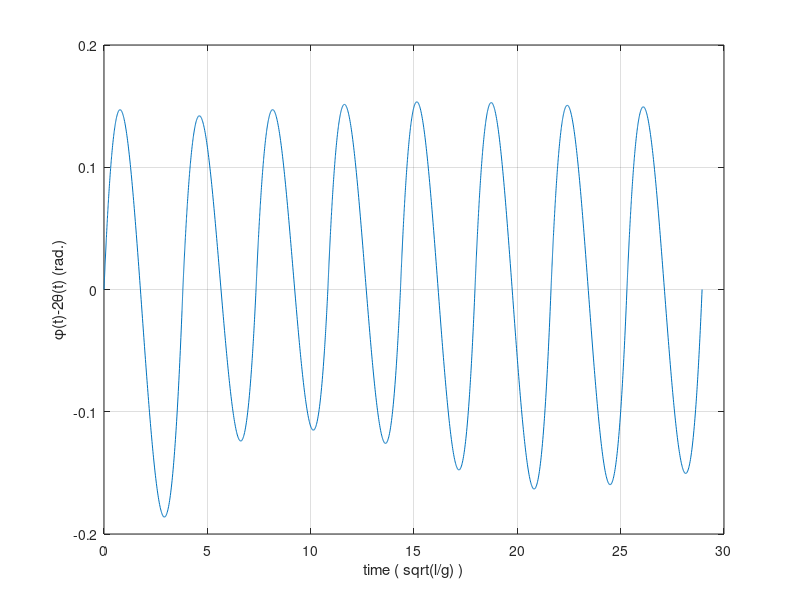
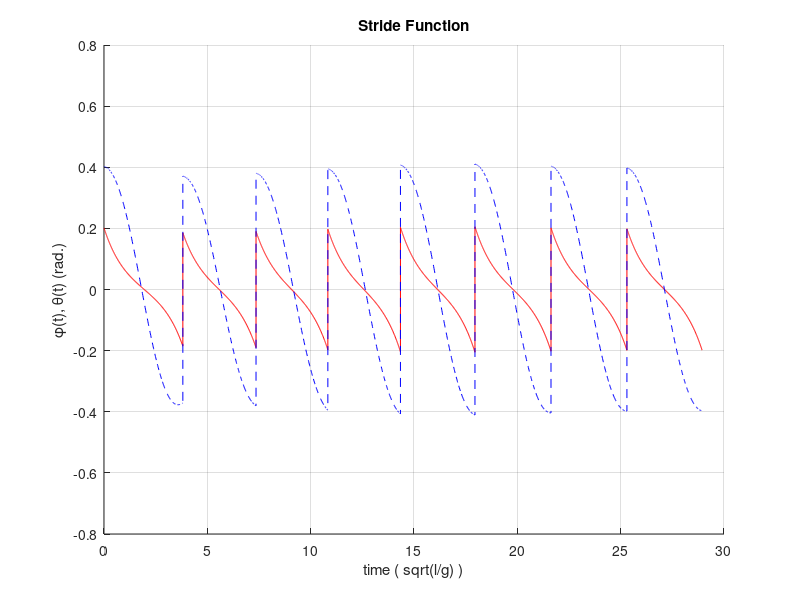
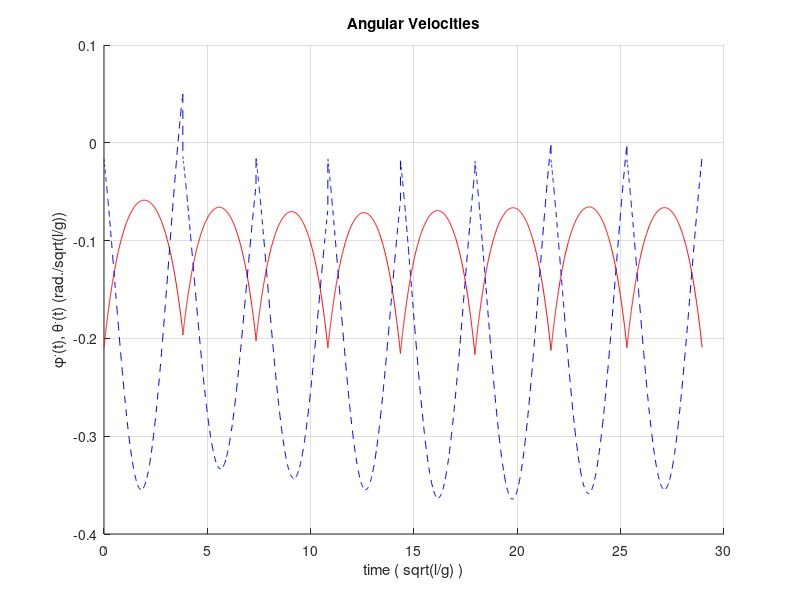
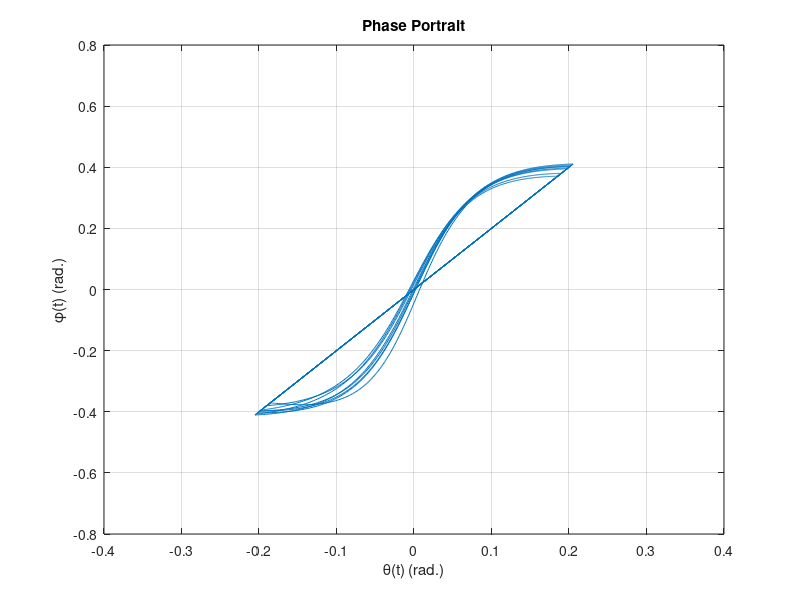

These figures' MATLAB source, in order: (Note: this script raises an error after producing the figures.)
function actuwm(gam,steps)
%ACTUWM  Simulation of passive dynamic walking - actuated Simplest Walking Model
%   ACTUWM simulates the "Simplest Walking Model" passive dynamic walker powered
%   by toe-off impulse and a spring-like torque at hip for eight STEPS with a
%   default slope, GAM, of 0 radians.
%   
%   ACTUWM(GAM) optionally specifies the slope angle, GAM, in radians.
%   
%   ACTUWM(GAM, STEPS) optionally specifies the integer number of STEPS to
%   simulate.
%   
%   See also: SIMPWM, WMVIEW.

%   Based on:
%   
%   [1] Arthur D. Kuo "Energetics of Actively Powered Locomotion Using the
%   Simplest Walking Model," ASME Journal of Biomedical Engineering, Vol. 124,
%   No. 1, pp. 113-120, 2002. http://dx.doi.org/10.1115/1.1427703
%   
%   [2] M. Garcia, A. Chatterjee, A. Ruina, and M. Coleman, "The Simplest
%   Walking Model: Stability, Complexity, and Scaling," ASME Journal of
%   Biomedical Engineering, Vol. 120, No. 2, pp. 281-288, 1998.
%   http://dx.doi.org/10.1115/1.2798313
%   
%   [3] Mario W. Gomes "A Derivation of the Transisition Rule at Heelstrike
%   which appears in the paper 'The Simplest Walking Model: Stability,
%   Complexity, and Scaling' by Garcia et al." pp. 1-3, ONLINE.
%   http://ruina.tam.cornell.edu/research/topics/locomotion_and_robotics/simplest_walking/simplest_walking_gomes.pdf

%   Andrew D. Horchler, adh9 @ case . edu, Created 7-7-04
%   Revision: 1.1, 5-1-16


% Gamma: angle of slope (radians), used by integration function
if nargin < 1
    gam = 0;
end

% Step period (seconds), frequency of sinusoidal forcing at hip
tau = 3.84;

% Magnitude of sinusoidal forcing at hip
a = 0;

% Spring constant of spring-like torque at hip
k = -0.08;

% Integration time parameters
if nargin < 2
    steps = 8;  % Number of steps to simulate
end
per = 5;        % Max number of seconds allowed per step

% Initial desired step length
s = 0.4;

% IC constants
alpha = asin(0.5*s);

% Toe-off impulse applied at heelstrike condition
if a == 0
    omega = -1.04*alpha;
    P = -omega*tan(alpha);
else
    et = exp(tau)+exp(-tau);
    omega = -alpha*(2+et)/et;
    c2aet = cos(2*alpha)*et;
    P = (c2aet*alpha-2*omega+c2aet*omega)/(2*sin(2*alpha));
end

% Calculate stable ICs from theoretically determined equations
y0 = [alpha;
      omega;
      2*alpha;
      (1-cos(2*alpha))*omega];

% Initialization
y = [];         % Vector to save states
t = [];         % Vector to save times
tci = 0;        % Collision index vector
h = [0 per];	% Integration period in seconds

% Set integration tolerances, turn on collision detection, add more output points
opts = odeset('RelTol',1e-4,'AbsTol',1e-8,'Refine',30,'Events',@collision);

% Loop to perform integration of a noncontinuous function
for i=1:steps
   [tout,yout] = ode45(@(t,y)f(t,y,gam,a,tau,k),h,y0,opts); % Integrate for one stride
   y = [y;yout];                                         	%#ok<AGROW> % Append states to state vector
   t = [t;tout];                                            %#ok<AGROW> % Append times to time vector
   c2y1 = cos(2*y(end,1));                               	% Calculate once for new ICs
   s2y1p = sin(2*y(end,1))*P;                               % Calculate once for new ICs
   y0 = [-y(end,1);
         c2y1*y(end,2)+s2y1p;
         -2*y(end,1);
         c2y1*(1-c2y1)*y(end,2)+(1-c2y1)*s2y1p];            % Mapping to calculate new ICs after collision
   tci = [tci length(t)];                                   %#ok<AGROW> % Append collision index to collision vector
   h = t(end)+[0 per];                                   	% New time step
   s = [s 2*sin(y0(1))];                                 	%#ok<AGROW> % Append last stride length to stride vector
   if i==10                                              	% After gait has stabilized in a few steps
      %k = k+0.01;                                      	% New spring stiffness
      snew = 0.9*s(1);                                    	% New desired step length
      alpha = asin(0.5*snew);                             	% New parameter
      if a ~= 0
          omega = -alpha*(2+et)/et;                     	% Modified parameter if sinusoidal hip torque
      end
      P = -omega*tan(alpha);                              	% New toe-off impulse
   end
end

% Graph collision map
figure(1)
plot(t,y(:,3)-2*y(:,1))
grid on
xlabel('time ( sqrt(l/g) )')
ylabel('\phi(t)-2\theta(t) (rad.)')

% Graph angular positions - the stride function
figure(2)
hold on
plot(t,y(:,1),'r',t,y(:,3),'b--')
grid on
title('Stride Function')
xlabel('time ( sqrt(l/g) )')
ylabel('\phi(t), \theta(t) (rad.)')

% Graph angular velocities
figure(3)
hold on
plot(t,y(:,2),'r',t,y(:,4),'b--')
grid on
title('Angular Velocities')
xlabel('time ( sqrt(l/g) )')
ylabel('\phi^.(t), \theta^.(t) (rad./sqrt(l/g))')

% Phase plot of phi versus theta
figure(4)
plot(y(:,1),y(:,3))
grid on
title('Phase Portrait')
xlabel('\theta(t) (rad.)')
ylabel('\phi(t) (rad.)')

% Plot Hamiltonian
H = 0.5*y(:,2).*y(:,2)+cos(y(:,1)-gam);
figure(5)
plot(t,H-H(1))
grid on
title('Hamiltonian - Total Energy of System')
xlabel('time ( sqrt(l/g) )')
ylabel('Hamiltonian: H(t)-H(0)')

% Run model animation: mview.m
wmview(y,gam,tci)



function ydot=f(t,y,gam,a,tau,k)
%ODE definition
% y1: theta
% y2: thetadot
% y3: phi
% y4: phidot
% gam: slope of incline (radians)
% a: magnitude of sinusoidal forcing at hip
% tau: frequency of sinusoidal forcing at hip
% k: pring stiffness at hip

% Forcing function
F = a*sin(2*pi/tau*t)+k*y(3);

% First order differential equations for Simplest Walking Model
ydot = [y(2);
        sin(y(1)-gam);
        y(4);
        sin(y(1)-gam)+sin(y(3))*(y(2)*y(2)-cos(y(1)-gam))+F];


function [val,ist,dir]=collision(t,y) %#ok<INUSL>
% Check for heelstrike collision using zero-crossing detection

val = y(3)-2*y(1);  % Geometric collision condition, when = 0
ist = 1;			% Stop integrating if collision found
dir = 1;			% Condition only true when passing from - to +